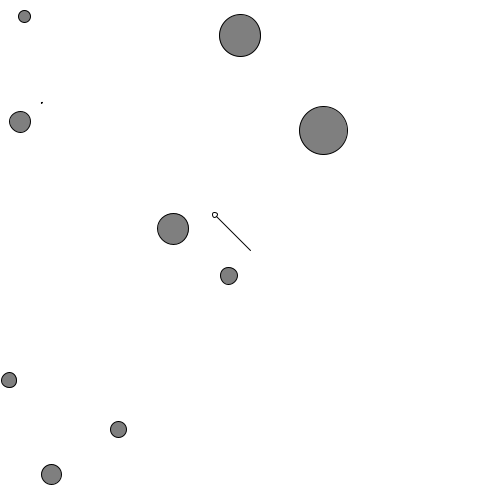
Frame 1 (no input)
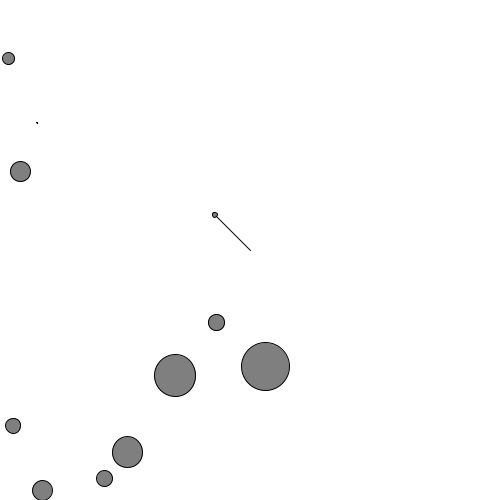
Frame 60 (the mouse pressed at the canvas centre just before this capture)
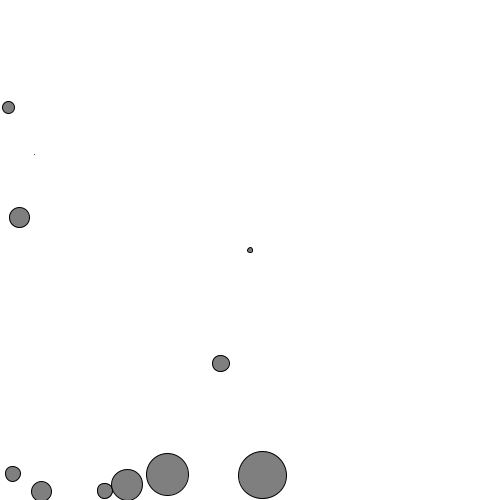
Frame 120 (the mouse held since frame 60 and released just before this capture)

The Processing sketch that drew these frames (run headless with seeded random() and noise(); from frame 60 on, the mouse is pressed at the canvas centre):

// Processing sketch: vecteurForce
// ── vecteurForce.pde
//PVector : les forces simple : gravité et vent
/*
Un force appliqué à un objet influ sur son acceleration, elle s'ajoute à elle.
 On peut donc facilement deviné que :
 
 acceleration = acceleration.add(Force);
 velocité = velocity.add(acceleration);
 location = location.add(velocity).
 
 Contrairement à la velocité d'un objet qui peut avoir une constante (voiture accelerant à 100km)
 L'acceleration subit toujours une force identique. Or si acceleration.add(force) est la methode pour appliqué une force on
 remarque que cette force s'ajoute toujorus à la force précédente et ainsi de suite.
 Pour cela à la fin de chaque cycle nous repasseront l'acceleration à 0 afin que l'objet puisse de nouveau subir une force identique.
 
 Penchons nous sur la force à présent. En physique nous savons que la masse d'un objet influ sur son acceleration.
 On peut ainsi définir la force comme ceci :
 
 Force = Mass * Acceleration
 
 et par extension :
 
 Acceleration = Force / Mass
 
 Ainsi si nous souhaitons ajouter une force à notre objet il faudra :
 1 - calculer l'acceleration produite par cette force
 2 - l'appliquer à l'acceleration de notre objet
 
 soit :  PVector force = PVector.div(_f, masse);
 acceleration.add(force);
 
 
 Si la masse influe sur l'acceleration d'un objet elle n'influe pas sur la gravité.
 pour cela, lorsque que on desire appliqué la gravité à un objet on multiplie son vecteur par la mass pour rendre la gavité constance puis que
 G = vecteurG * mass
 w.applyForce(G)
 applyForce = G/mass
 applyForce = G/mass*mass = G
 
 Dans la nature les objet subisse une autre force à la gravité : la friction.
 Cette force va influer sur la chute d'un objet. AInsi la friction subit dans un liquide visqueux n'étant pas la même que l'air (superieur)
 l'objet chutera plus lentement.
 
 La friction F est une force inverse à la direction d'un objet du à la friction entre l'objet et une surface
 La Normale N est la force inverse à la gravité permettant à l'objet de ne pas s'enfoncer
 
 La formule de la Friction F est
 F = -1*u*||N||*normalized(velocity)
 
 où u est le coefficient de la friction et ||N|| est la magnitude du vecteur Normale
 */

Walker[] myWalker;
int nbWalker;


void setup()
{
  size(500, 500, JAVA2D);
  smooth();
  nbWalker = 10;
  myWalker = new Walker[nbWalker];
  for (int i=0; i<nbWalker; i++)
  {
    myWalker[i] = new Walker();
  }
  background(0);
}

void draw()
{
  background(255);

  //orientation du vent
  PVector mouse = new PVector(mouseX, mouseY);
  PVector center = new PVector(width/2, height/2);
  mouse.sub(center); // j'ajoute l'inverse du vecteur center (soustraction) 


  //voir l'orientation
  pushMatrix();
  translate(width/2, height/2);

  mouse.normalize(); // normaliser le vecteur à 1
  mouse.mult(50); // je le multiplie pas 50;

  stroke(0);
  line(0, 0, mouse.x, mouse.y);
  ellipse(mouse.x, mouse.y, 5, 5);
  popMatrix(); 


  for (Walker w : myWalker)
  {
    mouse.normalize(); // normaliser le vecteur à 1
    mouse.mult(0.5); // je le multiplie pas 50;

    PVector wind = new PVector(mouse.x, 0);

    PVector gravity = new PVector(0.0, 0.8);
    gravity.mult(w.masse);
    w.applyForce(gravity);

    //Friction F = -1*u*||N||*normalized(velocity)
    PVector friction = w.velocity.get(); // F= velocity
    friction.normalize(); // F= normalize(velocity)
    friction.mult(-1); // F = normalize Velocity *-1
    float c = 2.0; // c est mon coefficient de friction
    friction.mult(c); // F = normalize Velocity *-1 *c = friction 
    w.applyForce(friction);


    w.applyForce(wind);
    w.walk();
    w.display();
  }
}


// ── walker.pde
class Walker
{
  PVector location; //position
  PVector velocity; //direction - vitesse
  PVector acceleration; // acceleration de l'objet


  float limite;
  float taille;
  float masse;
  float attractorField;

  Walker()
  {
    location = new PVector(random(width), random(height));
    velocity = new PVector(0, 0);
    acceleration = new PVector(0.0, 0);
    masse = random(5);
    taille =  masse*10;
  }

  void walk()
  {
  checkEdge();
  
    velocity.add( acceleration);
    location.add( velocity);
    acceleration.mult(0);
  }

  void checkEdge()
  {

    if ( location.x > width-(taille/2)) {
      location.x = width-(taille/2);
      velocity.x *= -1;
    } 
    else if ( location.x < taille/2) {
      velocity.x *= -1;
      location.x = taille;
    }


    if ( location.y > height-(taille/2)) {
      velocity.y *= -1;
      location.y = height-(taille/2);
    }
  }

  void applyForce(PVector _f)
  {
    PVector force = PVector.div(_f, masse);
    acceleration.add(force);
  }


  void display()
  {
    stroke(0);
    fill(127);
    ellipse(location.x, location.y, taille, taille);
  }
}
